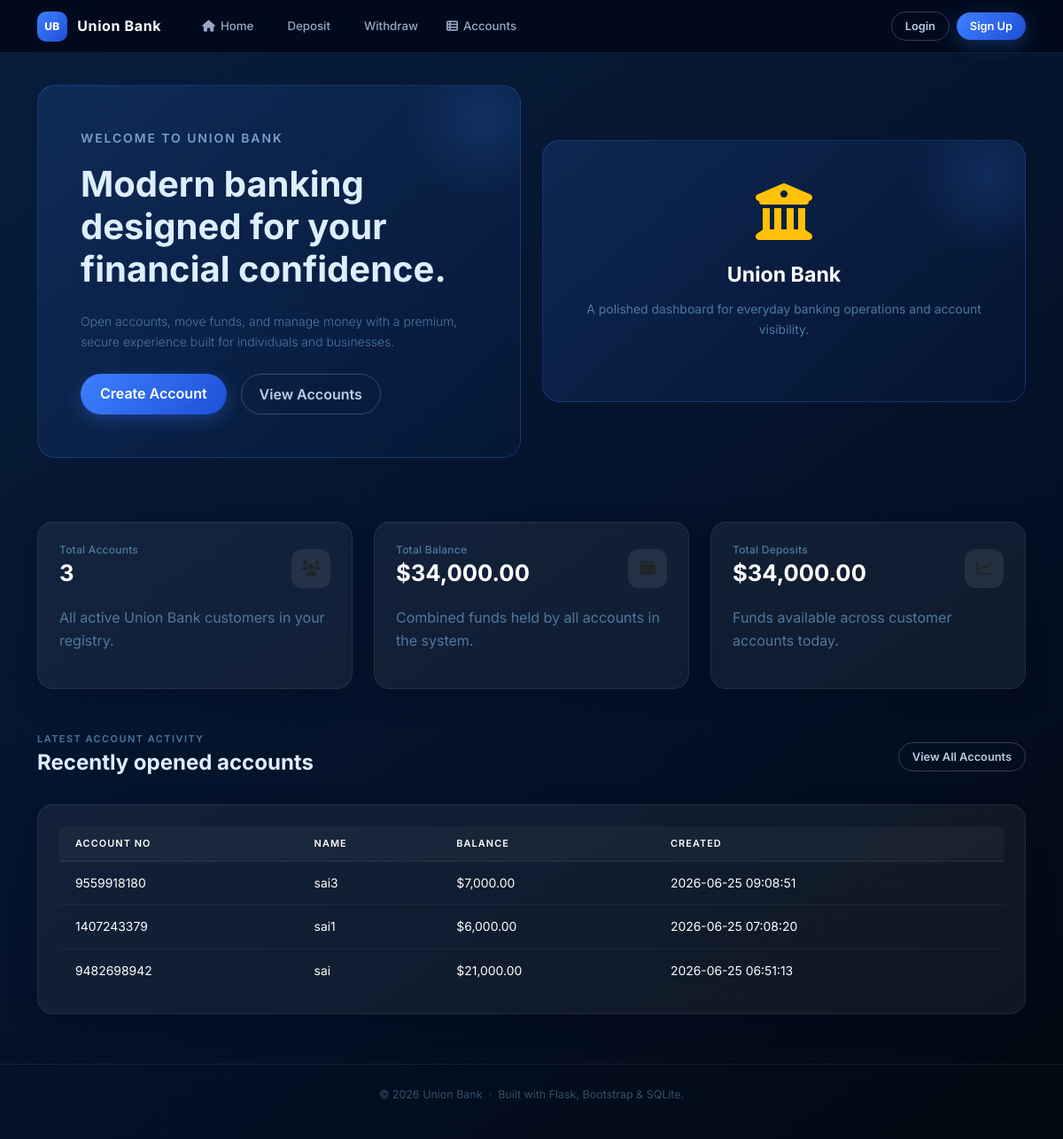
The page / on the database its author committed.
### tables this page shows
CREATE TABLE accounts (
                id INTEGER PRIMARY KEY AUTOINCREMENT,
                account_no TEXT UNIQUE NOT NULL,
                account_name TEXT NOT NULL,
                phone_number TEXT NOT NULL,
                balance REAL DEFAULT 0,
                created_at TIMESTAMP DEFAULT CURRENT_TIMESTAMP
            );

### app.py (the view)
@app.route("/")
def index():
    conn = get_db_connection()
    stats = conn.execute(
        "SELECT COUNT(*) AS total_accounts, IFNULL(SUM(balance), 0) AS total_balance FROM accounts"
    ).fetchone()
    latest_account = conn.execute(
        "SELECT account_no, account_name, balance, created_at FROM accounts ORDER BY created_at DESC LIMIT 5"
    ).fetchall()
    conn.close()
    return render_template(
        "index.html",
        total_accounts=stats["total_accounts"],
        total_balance=stats["total_balance"],
        total_deposits=stats["total_balance"],
        latest_account=latest_account,
    )

### app.py (called while the page is built)
def get_db_connection():
    conn = sqlite3.connect(db_path)
    conn.row_factory = sqlite3.Row
    return conn

@app.context_processor
def inject_current_user():
    user_id = session.get("user_id")
    if not user_id:
        return dict(current_user=None)
    conn = get_db_connection()
    user = conn.execute("SELECT id, email FROM users WHERE id = ?", (user_id,)).fetchone()
    conn.close()
    return dict(current_user=user)

### templates/index.html
{% extends "base.html" %}
{% block content %}
<section class="hero-section">
  <div class="row align-items-center gy-4">
    <div class="col-lg-6">
      <div class="hero-card p-5">
        <p class="section-title mb-3">Welcome to Union Bank</p>
        <h1 class="display-6 fw-bold">Modern banking designed for your financial confidence.</h1>
        <p class="lead text-muted mt-4">Open accounts, move funds, and manage money with a premium, secure experience built for individuals and businesses.</p>
        <div class="hero-buttons d-flex gap-3 mt-4">
          {% if current_user %}
          <a href="{{ url_for('create_account') }}" class="btn btn-primary">Create Account</a>
          {% else %}
          <a href="{{ url_for('signup') }}" class="btn btn-primary">Create Account</a>
          {% endif %}
          <a href="{{ url_for('accounts') }}" class="btn btn-outline-light">View Accounts</a>
        </div>
      </div>
    </div>
    <div class="col-lg-6">
      <div class="hero-card p-5 text-center">
        <i class="fa-solid fa-bank fa-4x text-warning"></i>
        <h2 class="mt-4">Union Bank</h2>
        <p class="text-muted">A polished dashboard for everyday banking operations and account visibility.</p>
      </div>
    </div>
  </div>
</section>
<section class="row g-4 mt-5">
  <div class="col-md-4">
    <div class="summary-card card p-4">
      <div class="d-flex align-items-center justify-content-between mb-3">
        <div>
          <h6>Total Accounts</h6>
          <h2>{{ total_accounts }}</h2>
        </div>
        <div class="icon-box">
          <i class="fa-solid fa-users"></i>
        </div>
      </div>
      <p class="text-muted">All active Union Bank customers in your registry.</p>
    </div>
  </div>
  <div class="col-md-4">
    <div class="summary-card card p-4">
      <div class="d-flex align-items-center justify-content-between mb-3">
        <div>
          <h6>Total Balance</h6>
          <h2>${{ "{0:,.2f}".format(total_balance) }}</h2>
        </div>
        <div class="icon-box">
          <i class="fa-solid fa-wallet"></i>
        </div>
      </div>
      <p class="text-muted">Combined funds held by all accounts in the system.</p>
    </div>
  </div>
  <div class="col-md-4">
    <div class="summary-card card p-4">
      <div class="d-flex align-items-center justify-content-between mb-3">
        <div>
          <h6>Total Deposits</h6>
          <h2>${{ "{0:,.2f}".format(total_deposits) }}</h2>
        </div>
        <div class="icon-box">
          <i class="fa-solid fa-chart-line"></i>
        </div>
      </div>
      <p class="text-muted">Funds available across customer accounts today.</p>
    </div>
  </div>
</section>
<section class="mt-5">
  <div class="d-flex align-items-center justify-content-between mb-4">
    <div>
      <p class="section-title mb-1">Latest Account Activity</p>
      <h4 class="fw-bold">Recently opened accounts</h4>
    </div>
    <a href="{{ url_for('accounts') }}" class="btn btn-outline-light btn-sm">View All Accounts</a>
  </div>
  <div class="table-card p-4">
    <div class="table-responsive">
      <table class="table table-borderless text-white align-middle mb-0">
        <thead>
          <tr>
            <th>Account No</th>
            <th>Name</th>
            <th>Balance</th>
            <th>Created</th>
          </tr>
        </thead>
        <tbody>
          {% if latest_account %}
          {% for account in latest_account %}
          <tr>
            <td>{{ account['account_no'] }}</td>
            <td>{{ account['account_name'] }}</td>
            <td>${{ "{0:,.2f}".format(account['balance']) }}</td>
            <td>{{ account['created_at'] }}</td>
          </tr>
          {% endfor %}
          {% else %}
          <tr><td colspan="4" class="text-muted">No accounts found yet.</td></tr>
          {% endif %}
        </tbody>
      </table>
    </div>
  </div>
</section>
{% endblock %}

### templates/base.html (shortened to what this page needs)
<!DOCTYPE html>
<html lang="en">
  <head>
    <link href="https://cdnjs.cloudflare.com/ajax/libs/font-awesome/6.5.1/css/all.min.css" rel="stylesheet" />
    <link href="https://cdn.jsdelivr.net/npm/bootstrap@5.3.2/dist/css/bootstrap.min.css" rel="stylesheet"
 />
    <link rel="stylesheet" href="{{ url_for('static', filename='css/style.css') }}" />
  </head>
  <body>
    <nav class="navbar navbar-expand-lg navbar-dark sticky-top">
      <div class="container">
        <a class="navbar-brand" href="{{ url_for('index') }}">
          <span class="navbar-logo">UB</span>
          Union Bank
        </a>
        <div class="collapse navbar-collapse" id="navbarNav">
          <div class="d-flex align-items-center justify-content-between w-100 flex-wrap flex-lg-nowrap gap-2 ps-lg-3">
            <ul class="navbar-nav d-flex flex-row flex-wrap align-items-center gap-1 mb-2 mb-lg-0">
              <li class="nav-item">
                <a class="nav-link" href="{{ url_for('index') }}">
                  <i class="fa-solid fa-house" aria-hidden="true"></i> Home
                </a>
              </li>
              <li class="nav-item">
                <a class="nav-link" href="{{ url_for('deposit') }}">
                   Deposit
                </a>
              </li>
              <li class="nav-item">
                <a class="nav-link" href="{{ url_for('withdraw') }}">
                   Withdraw
                </a>
              </li>
              <li class="nav-item">
                <a class="nav-link" href="{{ url_for('accounts') }}">
                  <i class="fa-solid fa-table-list" aria-hidden="true"></i> Accounts
                </a>
              </li>
            </ul>
            <div class="d-flex gap-2 align-items-center mt-2 mt-lg-0 flex-shrink-0">
              {% if current_user %}
              <span class="navbar-text text-white small">Signed in as {{ current_user['email'] }}</span>
              <a href="{{ url_for('logout') }}" class="btn btn-outline-light btn-sm">Logout</a>
              {% else %}
              <a href="{{ url_for('login') }}" class="btn btn-outline-light btn-sm">Login</a>
              <a href="{{ url_for('signup') }}" class="btn btn-primary btn-sm">Sign Up</a>
              {% endif %}
            </div>
          </div>
        </div>
      </div>
    </nav>
    <main class="container main-content">
      {% block content %}{% endblock %}
    </main>
    <footer>
      <div class="container">
        <p>© {{ 2026 }} Union Bank &nbsp;·&nbsp; Built with Flask, Bootstrap &amp; SQLite.</p>
      </div>
    </footer>
  </body>
</html>

### rows shown on the page
accounts: account_no "9559918180", account_name "sai3", balance "7,000.00", created_at "2026-06-25 09:08:51"
accounts: account_no "1407243379", account_name "sai1", balance "6,000.00", created_at "2026-06-25 07:08:20"
accounts: account_no "9482698942", account_name "sai", balance "21,000.00", created_at "2026-06-25 06:51:13"

### other values the page prints
{{ total_accounts }} "3"
{{ "{0:,.2f}".format(total_balance) }} "34,000.00"
{{ "{0:,.2f}".format(total_deposits) }} "34,000.00"
{{ 2026 }} "2026"
